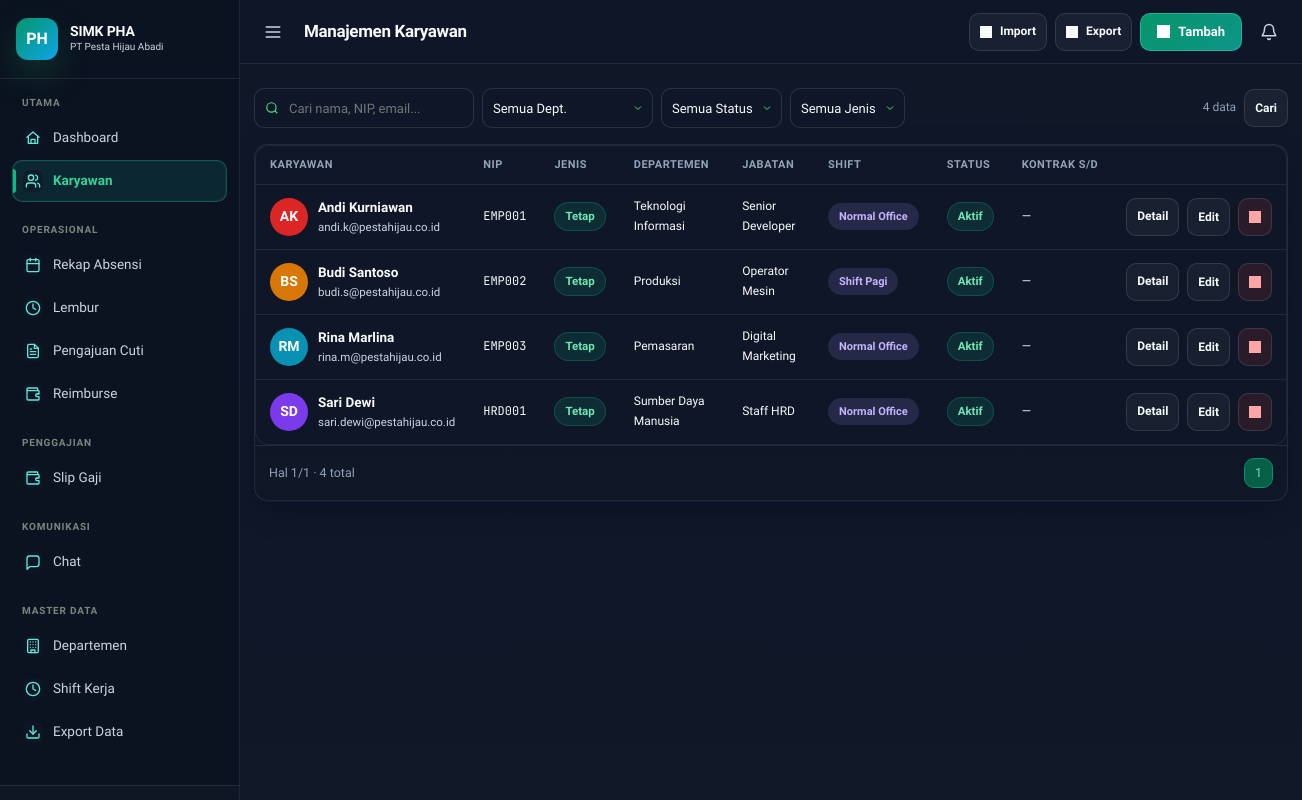
The app's page /pages/admin/karyawan.php (signed in) with its own data.
### tables this page shows
CREATE TABLE users (
    id INT AUTO_INCREMENT PRIMARY KEY,
    nip VARCHAR(30) UNIQUE NOT NULL,
    nama VARCHAR(150) NOT NULL,
    email VARCHAR(150) UNIQUE,
    password VARCHAR(255) NOT NULL,
    role ENUM('admin','hrd','karyawan') DEFAULT 'karyawan',
    departemen_id INT,
    jabatan_id INT,
    shift_id INT,
    tanggal_bergabung DATE,
    tanggal_kontrak_selesai DATE,
    tanggal_lahir DATE,
    jenis_kelamin ENUM('L','P'),
    status ENUM('aktif','nonaktif','cuti') DEFAULT 'aktif',
    jenis_karyawan ENUM('tetap','kontrak','magang') DEFAULT 'tetap',
    foto VARCHAR(255),
    alamat TEXT,
    telepon VARCHAR(20),
    no_rekening VARCHAR(30),
    nama_bank VARCHAR(50),
    lokasi_kerja VARCHAR(100),
    gaji_pokok_override DECIMAL(15,2) DEFAULT NULL,
    tunjangan_jabatan_override DECIMAL(15,2) DEFAULT NULL,
    sisa_cuti INT DEFAULT 12,
    fcm_token VARCHAR(255) COMMENT 'Push notification token',
    last_login TIMESTAMP,
    created_at TIMESTAMP DEFAULT CURRENT_TIMESTAMP,
    FOREIGN KEY (departemen_id) REFERENCES departemen(id) ON DELETE SET NULL,
    FOREIGN KEY (jabatan_id) REFERENCES jabatan(id) ON DELETE SET NULL,
    FOREIGN KEY (shift_id) REFERENCES shift(id) ON DELETE SET NULL
);

CREATE TABLE departemen (
    id INT AUTO_INCREMENT PRIMARY KEY,
    nama VARCHAR(100) NOT NULL,
    kode VARCHAR(20) UNIQUE NOT NULL,
    lokasi_lat DECIMAL(10,8),
    lokasi_lng DECIMAL(11,8),
    radius_absen INT DEFAULT 100 COMMENT 'meter',
    created_at TIMESTAMP DEFAULT CURRENT_TIMESTAMP
);

CREATE TABLE jabatan (
    id INT AUTO_INCREMENT PRIMARY KEY,
    nama VARCHAR(100) NOT NULL,
    departemen_id INT,
    gaji_pokok DECIMAL(15,2) DEFAULT 0,
    tunjangan_jabatan DECIMAL(15,2) DEFAULT 0,
    FOREIGN KEY (departemen_id) REFERENCES departemen(id) ON DELETE SET NULL
);

CREATE TABLE shift (
    id INT AUTO_INCREMENT PRIMARY KEY,
    nama VARCHAR(50) NOT NULL,
    jam_masuk TIME NOT NULL,
    jam_keluar TIME NOT NULL,
    toleransi_terlambat INT DEFAULT 15 COMMENT 'menit',
    warna VARCHAR(7) DEFAULT '#22c55e' COMMENT 'hex color'
);

### config/database.php (called while the page is built, shortened)
<?php
function db(): mysqli {
    static $conn = null;
    if ($conn === null) {
        $conn = new mysqli(
            DB_HOST,
            DB_USER,
            DB_PASS,
            DB_NAME,
            DB_PORT
        );
        $conn->set_charset('utf8mb4');
    }
    return $conn;
}
function sanitize(mixed $v): string {
    return htmlspecialchars(strip_tags(trim((string)$v)));
}
function initials(string $nama): string {
    $p = array_values(array_filter(explode(' ', trim($nama))));
    return strtoupper(substr($p[0],0,1).(isset($p[1]) ? substr($p[1],0,1) : ''));
}
function avatarBg(int $id): string {
    $c = ['#16a34a','#0284c7','#7c3aed','#dc2626','#d97706','#0891b2','#059669','#9333ea'];
    return $c[$id % count($c)];
}

### pages/admin/karyawan.php (the view, shortened to what this page needs)
<?php
require_once __DIR__.'/../../config/database.php';
$q      = sanitize($_GET['q']       ?? '');
$deptF  = (int)($_GET['dept']       ?? 0);
$stF    = sanitize($_GET['status']  ?? '');
$jenisF = sanitize($_GET['jenis']   ?? '');
$page   = max(1,(int)($_GET['page'] ?? 1));
$per    = 12; $off = ($page-1)*$per;
$where = ["u.role IN ('karyawan','hrd')"];
$w = implode(' AND ', $where);
$total = (int)db()->query("SELECT COUNT(*) c FROM users u WHERE $w")->fetch_assoc()['c'];
$pages = max(1,(int)ceil($total/$per));
$rows  = db()->query("SELECT u.*,d.nama dept_nama,j.nama jabatan_nama,s.nama shift_nama
    FROM users u
    LEFT JOIN departemen d ON u.departemen_id=d.id
    LEFT JOIN jabatan j ON u.jabatan_id=j.id
    LEFT JOIN shift s ON u.shift_id=s.id
    WHERE $w ORDER BY u.nama LIMIT $per OFFSET $off");
$topbarActions  = '<a href="'.BASE_URL.'/pages/admin/import_karyawan.php" class="btn btn-sm icon-label"><span class="ui-icon i-download"></span> Import</a> <a href="'.BASE_URL.'/pages/admin/export_karyawan.php" class="btn btn-sm icon-label"><span class="ui-icon i-download"></span> Export</a> <button class="btn btn-primary icon-label" onclick="openModal(\'mTambah\')"><span class="ui-icon i-users"></span> Tambah</button>';
include __DIR__.'/../../includes/header.php';
?>
<form method="GET">
<div class="toolbar">
    <div class="toolbar-left">
        <input type="text" name="q" class="search-box" placeholder="Cari nama, NIP, email..." value="<?= htmlspecialchars($q) ?>">
        <select name="dept" class="sel-filter auto-submit">
            <option value="">Semua Dept.</option>
        </select>
        <select name="status" class="sel-filter auto-submit">
            <option value="">Semua Status</option>
        </select>
        <select name="jenis" class="sel-filter auto-submit">
            <option value="">Semua Jenis</option>
        </select>
    </div>
    <div class="toolbar-right">
        <span class="text-muted text-sm"><?= $total ?> data</span>
        <button type="submit" class="btn btn-sm">Cari</button>
    </div>
</div>
</form>
<div class="card">
<div class="tbl-wrap">
<table>
    <thead><tr>
        <th>Karyawan</th><th>NIP</th><th>Jenis</th><th>Departemen</th><th>Jabatan</th><th>Shift</th><th>Status</th><th>Kontrak s/d</th><th style="width:130px"></th>
    </tr></thead>
    <tbody>
    <?php if (!$rows || $rows->num_rows===0): ?>
    <tr><td colspan="9" style="text-align:center;padding:3rem;color:var(--text-m)">Tidak ada data karyawan</td></tr>
    <?php else: while ($r = $rows->fetch_assoc()):
        $bs  = ['aktif'=>'badge-green','cuti'=>'badge-amber','nonaktif'=>'badge-gray'];
        $bjk = ['tetap'=>'badge-green','kontrak'=>'badge-amber','magang'=>'badge-blue'];
        $kontrakHabis = false;
    ?>
    <tr>
        <td><div class="name-cell">
            <div class="avatar av-md" style="background:<?= avatarBg((int)$r['id']) ?>"><?= initials($r['nama']) ?></div>
            <div><div class="nc-name"><?= htmlspecialchars($r['nama']) ?></div>
            <div class="nc-sub"><?= htmlspecialchars($r['email'] ?? '') ?></div></div>
        </div></td>
        <td class="mono text-sm"><?= htmlspecialchars($r['nip']) ?></td>
        <td><span class="badge <?= $bjk[$r['jenis_karyawan']??'tetap'] ?? 'badge-gray' ?>"><?= ucfirst($r['jenis_karyawan']??'tetap') ?></span></td>
        <td class="text-sm"><?= htmlspecialchars($r['dept_nama'] ?? '&mdash;') ?></td>
        <td class="text-sm"><?= htmlspecialchars($r['jabatan_nama'] ?? '&mdash;') ?></td>
        <td><span class="badge badge-purple text-xs"><?= htmlspecialchars($r['shift_nama'] ?? '&mdash;') ?></span></td>
        <td><span class="badge <?= $bs[$r['status']] ?? 'badge-gray' ?>"><?= ucfirst($r['status']) ?></span></td>
        <td class="text-sm">
            <?php if ($r['jenis_karyawan']==='kontrak' && !empty($r['tanggal_kontrak_selesai'])): ?>
            <span style="<?= $kontrakHabis?'color:#fcd34d;font-weight:600':'' ?>">
                <?= formatTgl($r['tanggal_kontrak_selesai']) ?>
                <?php if ($kontrakHabis): ?><span class="ui-icon i-alert ui-icon-sm" style="color:var(--amber);margin-left:4px"></span><?php endif; ?>
            </span>
            <?php else: ?>&mdash;<?php endif; ?>
        </td>
        <td>
            <div class="flex gap-2">
                <a href="<?= BASE_URL ?>/pages/admin/karyawan_detail.php?id=<?= $r['id'] ?>" class="btn btn-sm">Detail</a>
                <button class="btn btn-sm" onclick='editKar(<?= json_encode($r, JSON_HEX_TAG|JSON_HEX_APOS|JSON_HEX_QUOT|JSON_HEX_AMP) ?>)'>Edit</button>
                <button class="btn btn-sm btn-danger" onclick="confirmDel('<?= BASE_URL ?>/pages/admin/karyawan.php?hapus=<?= $r['id'] ?>','<?= htmlspecialchars($r['nama'],ENT_QUOTES) ?>')" aria-label="Hapus karyawan"><span class="ui-icon i-x"></span></button>
            </div>
        </td>
    </tr>
    <?php endwhile; endif; ?>
    </tbody>
</table>
</div>
<div class="pagination">
    <span>Hal <?= $page ?>/<?= $pages ?> &middot; <?= $total ?> total</span>
    <div class="page-btns">
        <?php for($i=max(1,$page-2);$i<=min($pages,$page+2);$i++):?><a href="?q=<?=urlencode($q)?>&dept=<?=$deptF?>&status=<?=$stF?>&jenis=<?=$jenisF?>&page=<?=$i?>" class="page-btn <?=$i==$page?'active':''?>"><?=$i?></a><?php endfor;?>
    </div>
</div>
</div>
<?php include __DIR__.'/../../includes/footer.php'; ?>

### records on screen
users: nama "AK", nama "Andi Kurniawan", email "andi.k@pestahijau.co.id", nip "EMP001", jenis_karyawan "Tetap", departemen.nama "Teknologi Informasi", jabatan.nama "Senior Developer", shift.nama "Normal Office", status "Aktif"
users: nama "BS", nama "Budi Santoso", email "budi.s@pestahijau.co.id", nip "EMP002", jenis_karyawan "Tetap", departemen.nama "Produksi", jabatan.nama "Operator Mesin", shift.nama "Shift Pagi", status "Aktif"
users: nama "RM", nama "Rina Marlina", email "rina.m@pestahijau.co.id", nip "EMP003", jenis_karyawan "Tetap", departemen.nama "Pemasaran", jabatan.nama "Digital Marketing", shift.nama "Normal Office", status "Aktif"
users: nama "SD", nama "Sari Dewi", email "sari.dewi@pestahijau.co.id", nip "HRD001", jenis_karyawan "Tetap", departemen.nama "Sumber Daya Manusia", jabatan.nama "Staff HRD", shift.nama "Normal Office", status "Aktif"

### other values on screen
$pageTitle "Manajemen Karyawan"
$total "4"
$page "1"
$pages "1"
